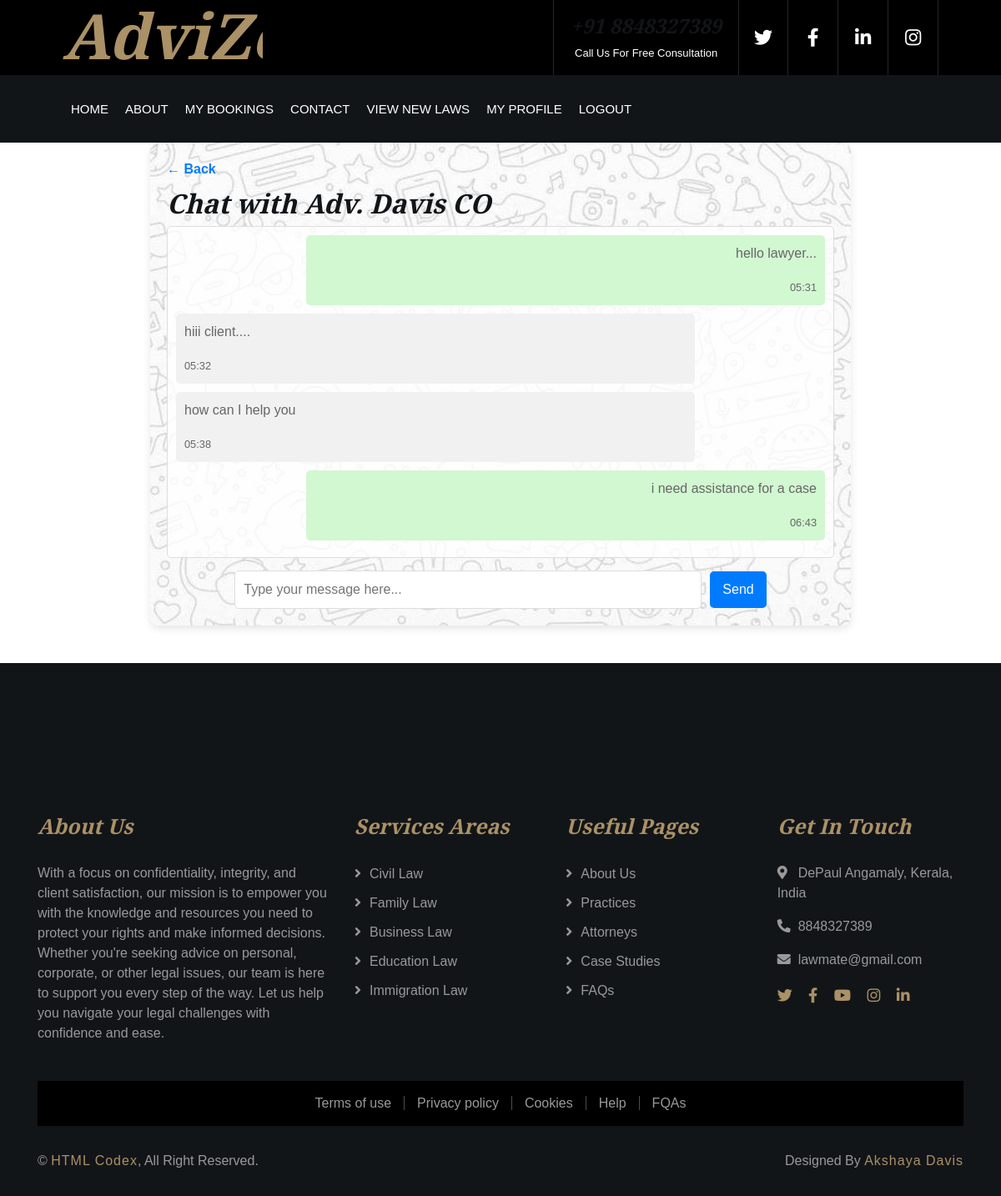
Screenshot of /chat/5/ (signed in) with the database file from the repository.
### userapp/models.py (models this page shows)
class Register(AbstractUser):
    usertype = models.CharField(max_length=50, default="admin")
    phone = models.CharField(max_length=15, null=True)  # Changed to CharField
    image = models.ImageField(upload_to='uploads/', null=True)
    barcouncil_number = models.CharField(max_length=15, null=True)
    specialization = models.CharField(max_length=50, null=True)
    address = models.CharField(max_length=100, null=True)
    bio = models.TextField(max_length=1000, null=True)
    qualification = models.CharField(max_length=50, null=True)
    experience = models.CharField(max_length=10, null=True)
    consultation_mode = models.CharField(max_length=50, null=True)
    court_jurisdiction = models.CharField(max_length=50, null=True)
    court_type = models.CharField(max_length=50, null=True)
    place = models.CharField(max_length=50, null=True)
    is_approved = models.BooleanField(default=False)

class Chat(models.Model):
    sender = models.ForeignKey(Register, on_delete=models.CASCADE, related_name='sender',null=True)
    receiver = models.ForeignKey(Register, on_delete=models.CASCADE, related_name='receiver',null=True)
    date = models.DateField(auto_now_add=True)
    time = models.TimeField(auto_now_add=True)
    message = models.TextField(max_length=1000, null=True)
    response = models.TextField(max_length=1000, null=True)
    created_at = models.DateTimeField(auto_now_add=True)
    updated_at = models.DateTimeField(auto_now=True)

### userapp/views.py (the view)
# urls.py: path('chat/<int:id>/',views.chat,name="chat"),
def chat(request, id):
    sender = request.user
    receiver = Register.objects.get(id=id)  # Fetch the receiver by ID
    chats = Chat.objects.filter(sender=sender, receiver=receiver) | Chat.objects.filter(sender=receiver, receiver=sender)
    chats = chats.order_by("created_at")  # Order messages by time
    if request.method == 'POST':
        form = ChatForm(request.POST)
        if form.is_valid():
            message = form.cleaned_data['message']
            Chat.objects.create(sender=sender, receiver=receiver, message=message)
            return redirect('chat', id=id)  # Ensure correct redirect
    else:
        form = ChatForm()
    return render(request, 'chat.html', {'chats': chats, 'form': form, 'receiver': receiver})

### userapp/forms.py
class ChatForm(forms.ModelForm):
    class Meta:
        model = Chat
        fields = ['message']
        widgets = {
            'message': forms.Textarea(attrs={'rows': 2, 'placeholder': 'Type your message here...'}),
        }
        labels = {
            'message': '',
        }
        help_texts = {
            'message': '',
        }

### userapp/templates/chat.html (shortened to what this page needs)
{% load static %}
{% include 'header.html' %}
<link rel="stylesheet" href="{% static 'css/chat.css' %}">
<div class="chat-container">
    <a href="javascript:history.back()" class="back-btn">← Back</a>
    <h2>Chat with {{ receiver.first_name }}</h2>
    <div class="chat-box">
        {% for chat in chats %}
            <div class="chat-message {% if chat.sender == request.user %}sent{% else %}received{% endif %}">
                <p>{{ chat.message }}</p>
                <small>{{ chat.created_at|time:"H:i" }}</small>
            </div>
        {% endfor %}
    </div>
    <form method="post" class="chat-input">
        <input type="text" name="{{ form.message.name }}" placeholder="Type your message here..." required>
        <button type="submit" class="send-btn">Send</button>
    </form>
</div>
{% include 'footer.html' %}

### userapp/static/css/style.css (style rules this page uses)
body { color: #666666; background: #ffffff; font-family: 'Roboto', sans-serif; font-weight: 400; }
h1, h2, h3, h4, h5, h6 { font-family: 'EB Garamond', serif; font-weight: 600; font-style: italic; color: #121518; }
a { color: #454545; transition: .3s; }

### userapp/static/css/chat.css (style rules this page uses)
body, html { height: 100%; margin: 0; font-family: Arial, sans-serif; }
.chat-container { width: 70%; margin: auto; background: url('../img/chat.jpg') no-repeat center center; background-size: cover; padding: 20px; border-radius: 10px; box-shadow: 0 4px 10px rgba(0, 0, 0, 0.1); position: relative; z-index: 2; }
.back-btn { display: inline-block; margin-bottom: 10px; color: #007bff; text-decoration: none; font-size: 16px; font-weight: bold; }
.chat-box { max-height: 400px; width: 100%; overflow-y: auto; padding: 10px; border: 1px solid #ddd; border-radius: 5px; margin-bottom: 15px; background: rgba(255, 255, 255, 0.8); }
.chat-message { padding: 10px; border-radius: 5px; margin-bottom: 10px; max-width: 80%; word-wrap: break-word; }
.sent { background: #d1f8d1; text-align: right; margin-left: auto; }
.received { background: #f1f1f1; text-align: left; }
.chat-input { display: flex; justify-content: center; align-items: center; gap: 10px; margin-top: 10px; }
.chat-input input { width: 70%; padding: 10px; border: 1px solid #ddd; border-radius: 5px; font-size: 16px; }
.send-btn { padding: 10px 15px; border: none; background: #007bff; color: white; border-radius: 5px; cursor: pointer; font-size: 16px; }

### rows the page displays
Register: first_name "Adv. Davis CO"
Chat: message "hello lawyer...", created_at "05:31"
Chat: message "hiii client....", created_at "05:32"
Chat: message "how can I help you", created_at "05:38"
Chat: message "i need assistance for a case", created_at "06:43"
